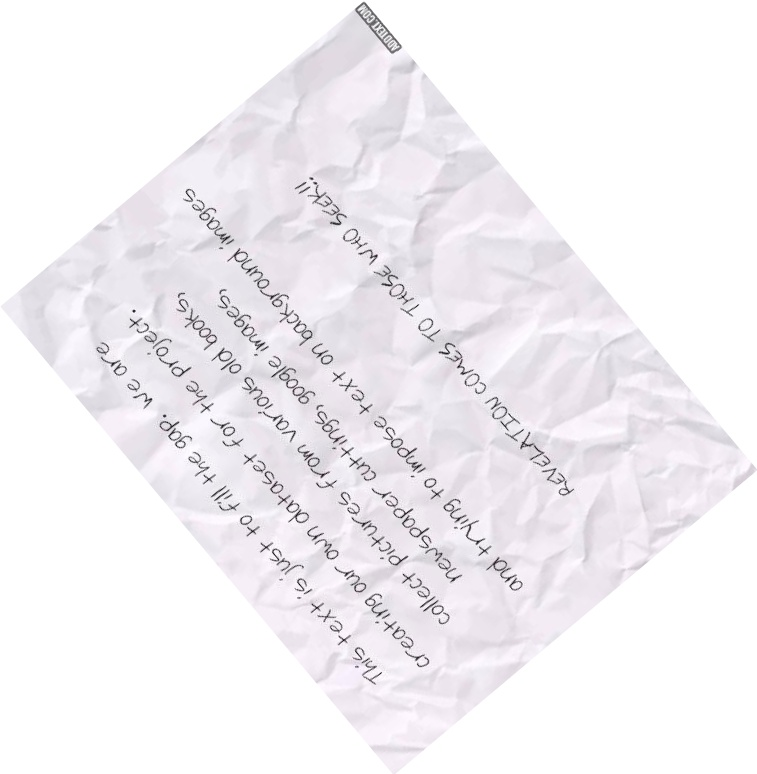
#> input picture image/aug/aug_228-shruthi_8.jpg, 757 x 774 px
$ python -i median_filtering.py   (imports and definitions only)
#> lines starting #> are read from the running program, lines starting #| are printed output that depends on the picture; after the words box and inside, x2 and y2 are one past the last pixel; in counts of white or black regions, pixels touching at a corner belong together
#> further down, picture is the input picture: shape (774, 757, 3); mean B, G, R 243.8, 240.3, 242.8
import cv2

def median_subtract(noisy_img):
    noisy_img = cv2.cvtColor(noisy_img, cv2.COLOR_BGR2GRAY)
    background=cv2.medianBlur(noisy_img, 25)  # Kernel size is 25
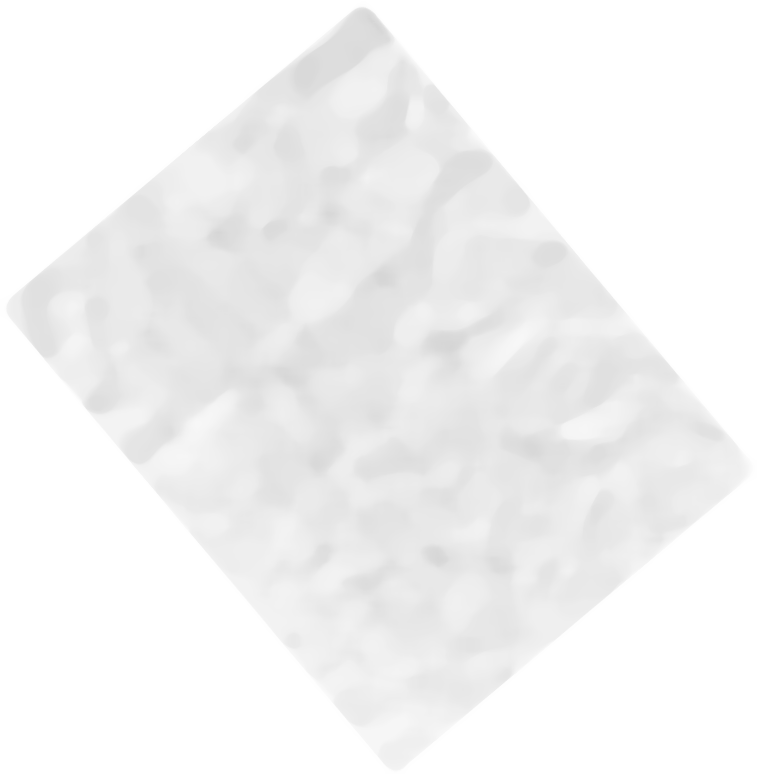
#> background: shape (774, 757); min 213, max 255, mean 243.8
    result=cv2.subtract(background, noisy_img)
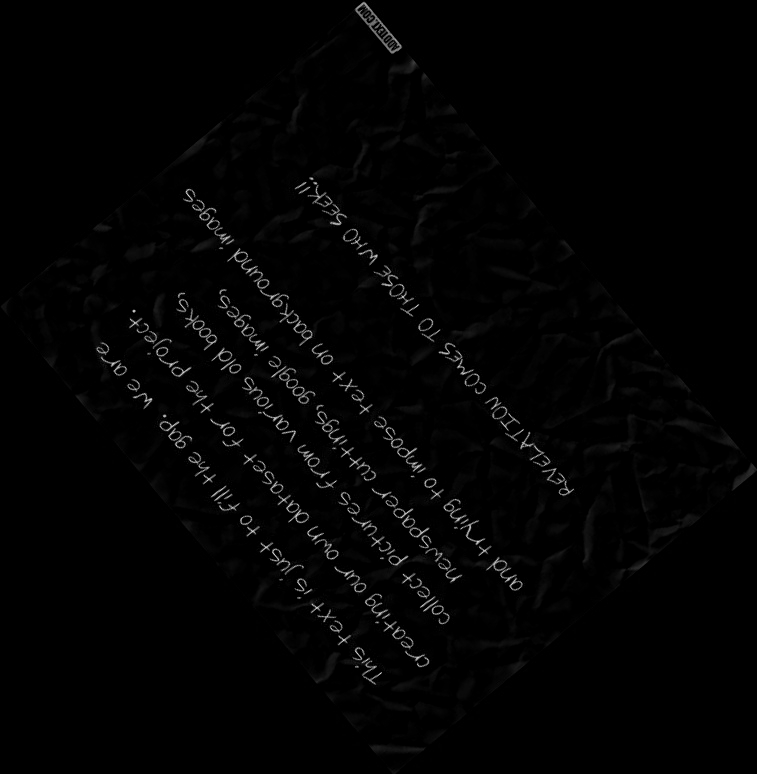
#> result: shape (774, 757); min 0, max 225, mean 3.2
    result=cv2.bitwise_not(result) # reverse foreground and bg color ( make fg as black and bg as white)
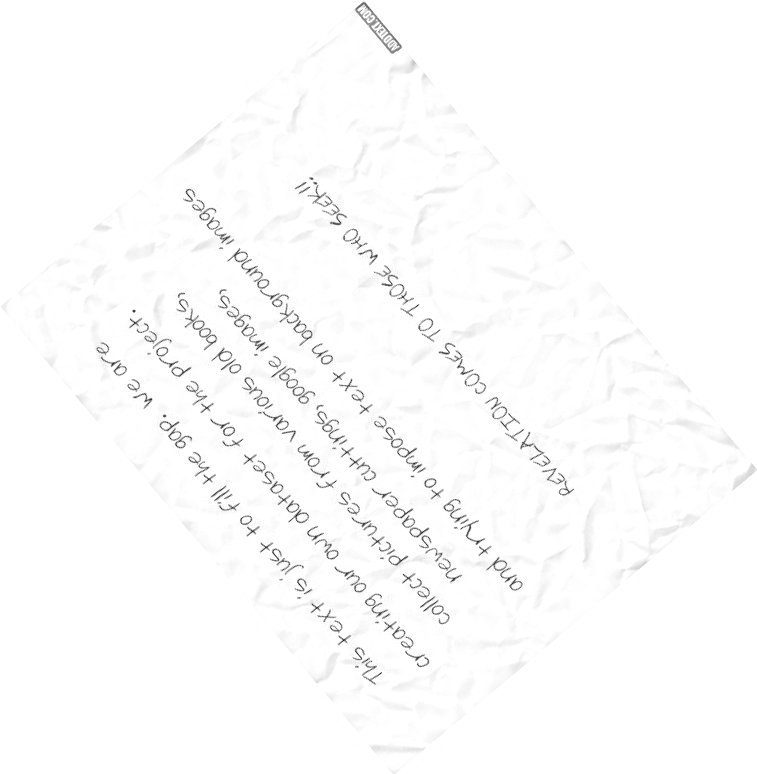
#> result: shape (774, 757); min 30, max 255, mean 251.8
    thresh = cv2.threshold(result, 0, 255, cv2.THRESH_BINARY | cv2.THRESH_OTSU)[1]
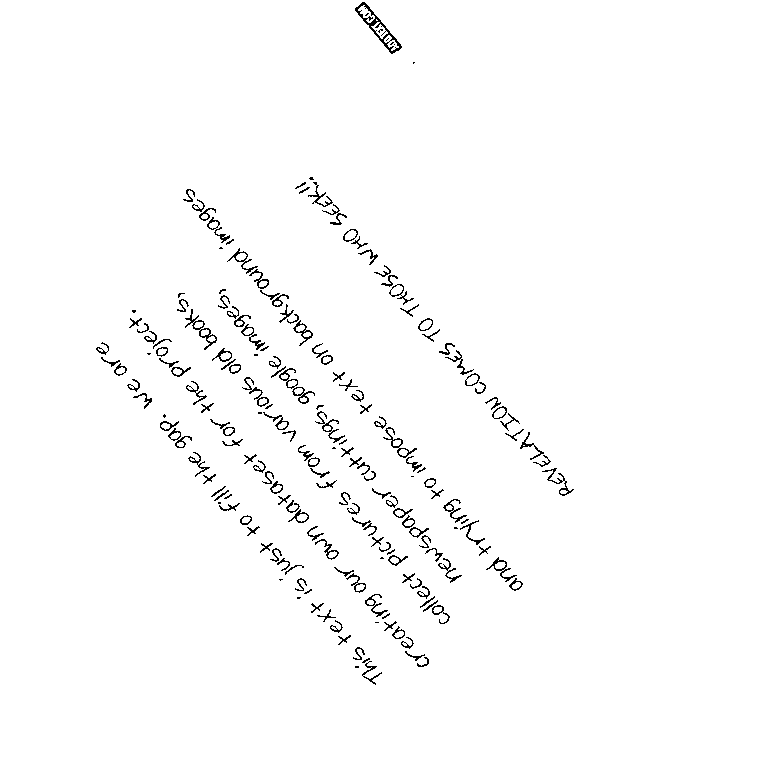
#> thresh: shape (774, 757); 98.2% white; black in thin lines or dots, all inside (x1, y1, x2, y2) = (96, 2, 574, 685)
    # 2nd parameter min threshold value, 3rd parameter - max threshold value, 4th param - binary as well as otsu
    return (thresh, background)

>>> import cv2
>>> picture = cv2.imread('../image/aug/aug_228-shruthi_8.jpg')
>>> result = median_subtract(picture)

$ run again, on image/aug/aug_606-shakkthi_27.jpg
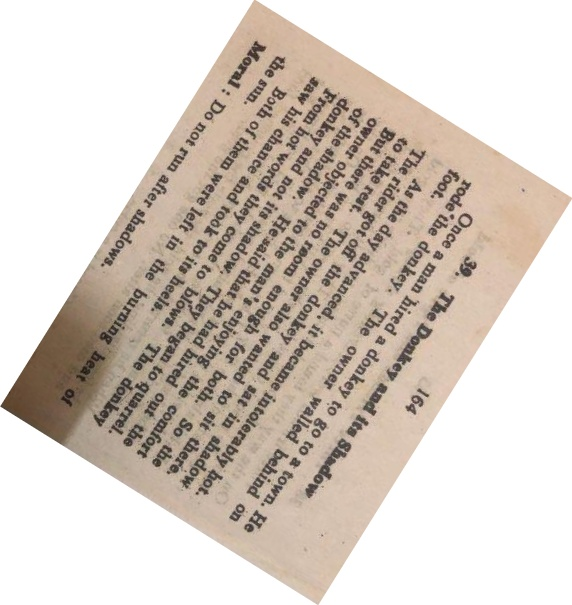
#> input picture image/aug/aug_606-shakkthi_27.jpg, 572 x 605 px
#> picture is the input picture: shape (605, 572, 3); mean B, G, R 196, 205, 214.8
#> in median_subtract, `result=cv2.subtract(background, noisy_img)`:
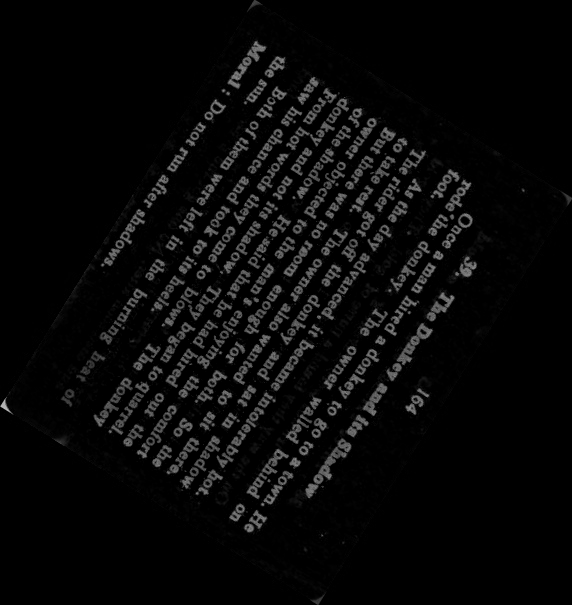
#> result: shape (605, 572); min 0, max 185, mean 8.6
#> in median_subtract, `thresh = cv2.threshold(result, 0, 255, cv2.THRESH_BINARY | cv2.THRESH_..`:
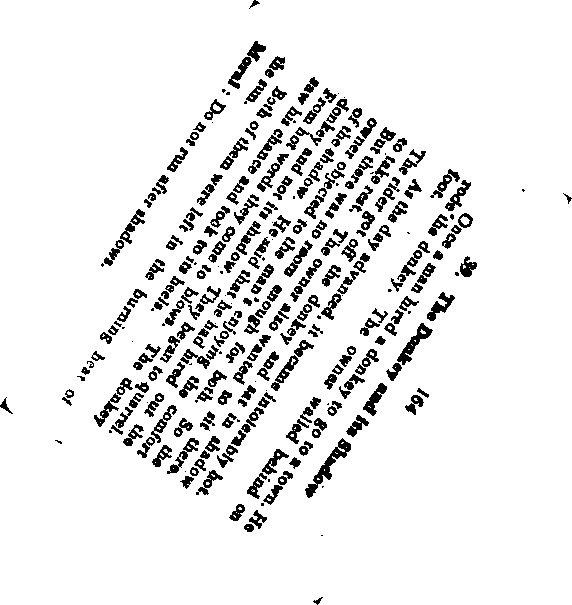
#> thresh: shape (605, 572); 91.4% white; 342 black regions (50 under 20 px), largest, box (x1, y1, x2, y2) and area: (305, 438, 351, 498) 603, (397, 323, 433, 365) 424, (363, 383, 387, 416) 298

$ run again, on image/aug/aug_935-shakkthi_16.jpg
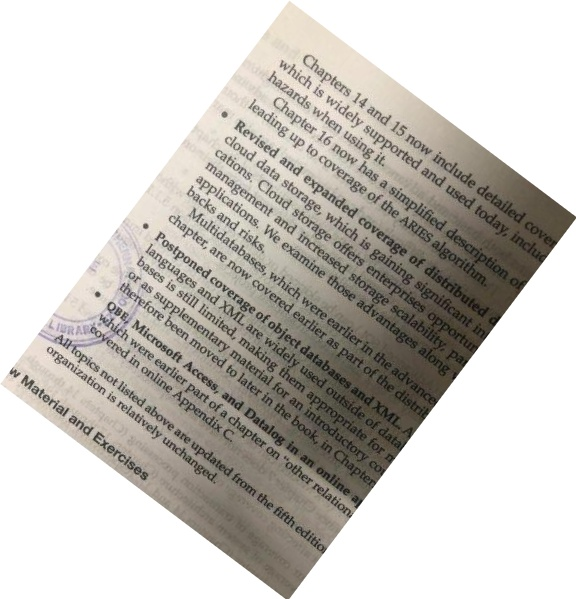
#> input picture image/aug/aug_935-shakkthi_16.jpg, 576 x 599 px
#> picture is the input picture: shape (599, 576, 3); mean B, G, R 192.9, 198.2, 201.6
#> in median_subtract, `result=cv2.subtract(background, noisy_img)`:
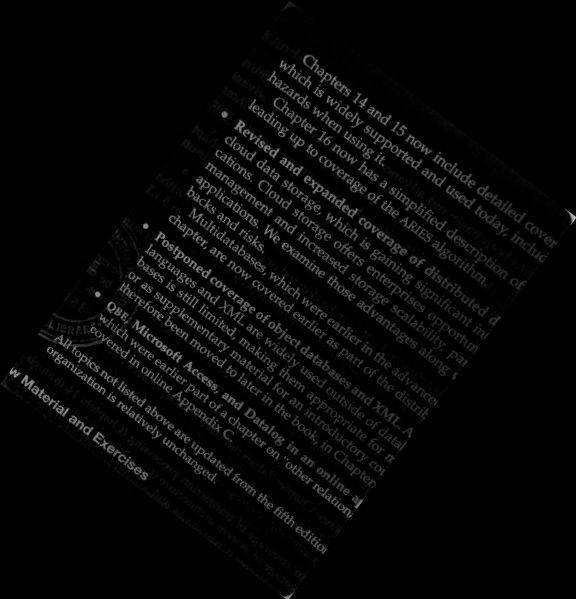
#> result: shape (599, 576); min 0, max 176, mean 7
#> in median_subtract, `thresh = cv2.threshold(result, 0, 255, cv2.THRESH_BINARY | cv2.THRESH_..`:
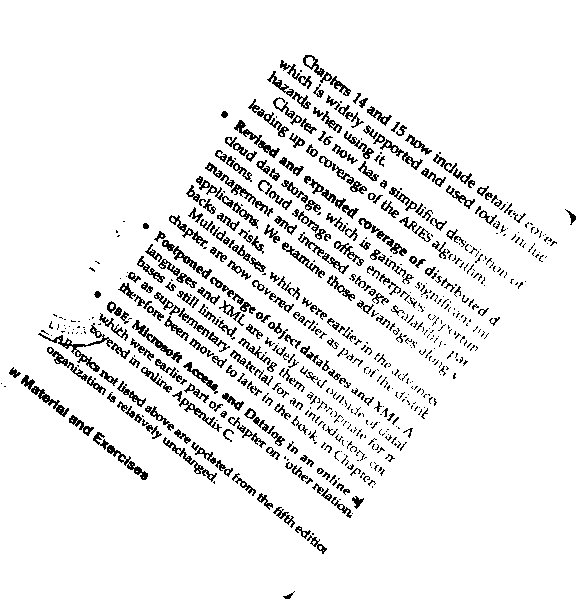
#> thresh: shape (599, 576); 92% white; black in thin lines or dots
